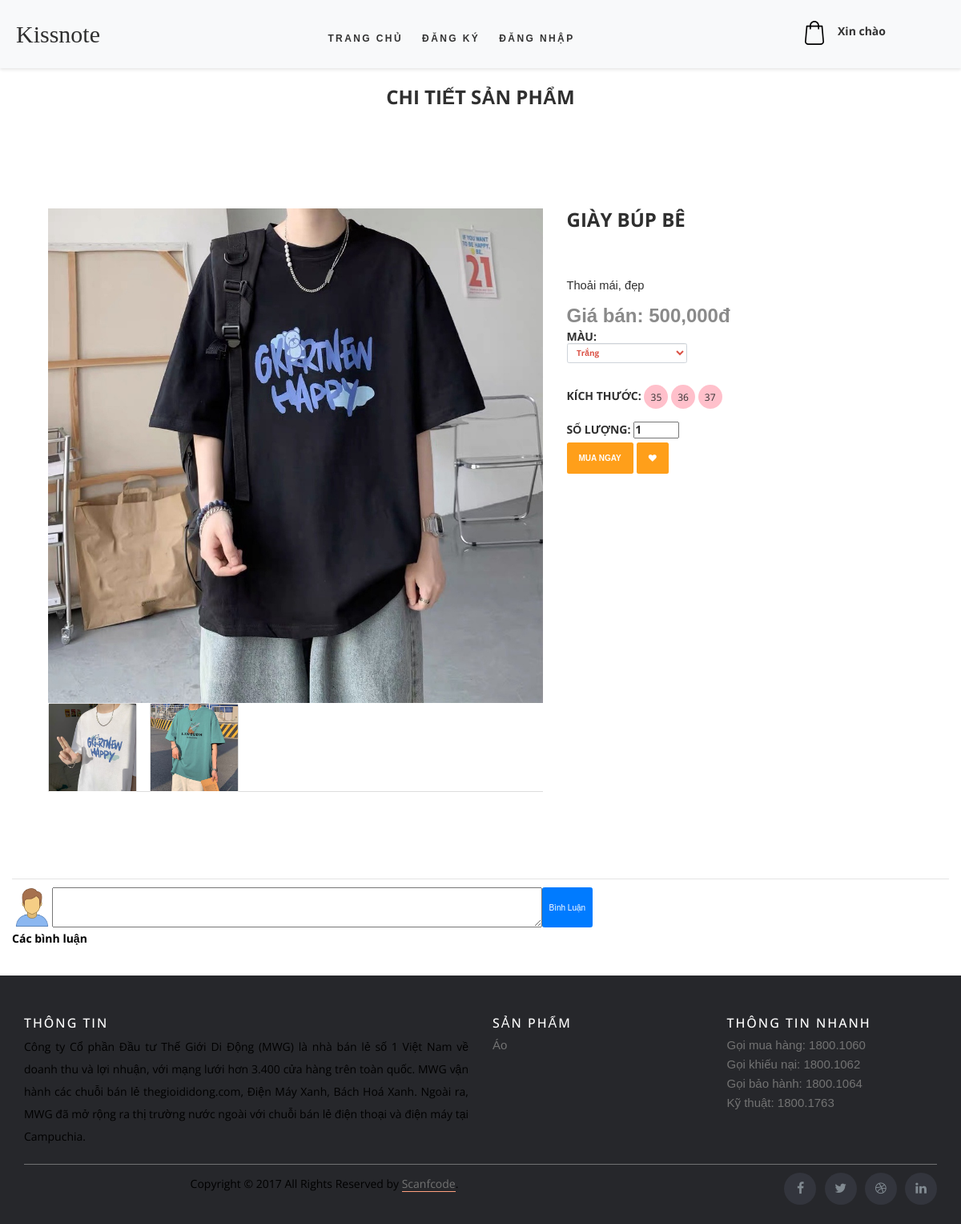
/index.php?action=sanpham&act=sanphamchitiet&id=22, run on the app's committed database.
### tables this page shows
CREATE TABLE `hanghoa` (
  `mahh` int(11) NOT NULL,
  `tenhh` varchar(60) NOT NULL,
  `maloai` int(11) NOT NULL,
  `dacbiet` bit(1) NOT NULL,
  `soluotxem` int(11) NOT NULL,
  `ngaylap` date NOT NULL,
  `mota` varchar(2000) NOT NULL
);

CREATE TABLE `sizegiay` (
  `Idsize` int(11) NOT NULL,
  `size` int(11) NOT NULL
);

### Model/connect.php (called while the page is built, shortened)
<?php
    class connect{
        var $db=null;
        function __construct(){
            $dsn='mysql:host=localhost;dbname=shopgiay';
            $user='root';
            $pass='';
            try {
                $this->db=new PDO($dsn,$user,$pass,array(PDO::MYSQL_ATTR_INIT_COMMAND=>'SET NAMES utf8'));
            } catch (\Throwable $th) {
                echo "Kết nối không thành công";
                echo $th;
            }
        }
        function getList($select){
            $result=$this->db->query($select);
            return $result;
        }
        function getInstance($select){
            $results=$this->db->query($select);
            $result=$results->fetch();
            return $result;
        }
    }
?>

### Model/hanghoa.php (called while the page is built, shortened)
<?php
    class hanghoa{
        function getHangHoaId($id){
            $db=new connect();
            $select="select DISTINCT a.mahh,a.tenhh,a.mota,b.dongia, b.giamgia
            from hanghoa a,cthanghoa b
            WHERE a.mahh=b.idhanghoa and a.mahh=$id";
            $result=$db->getInstance($select);
            return $result;
        }
        function getHangHoaMau($id)
        {
            $db=new connect();
            $select="select DISTINCT b.idmau,b.mausac
            from cthanghoa a, mausac b
            WHERE a.idmau=b.idmau and a.idhanghoa=$id";
            $result=$db->getList($select);
            return $result;
        }
        function getHangHoaSize($id)
        {
            $db=new connect();
            $select="select DISTINCT b.Idsize,b.size
            from cthanghoa a, sizegiay b
            WHERE a.idsize=b.Idsize and a.idhanghoa=$id";
            $result=$db->getList($select);
            return $result;
        }
        function getHangHoaHinh($id)
        {
            $db=new connect();
            $select="select DISTINCT a.hinh
            from cthanghoa a
            WHERE a.idhanghoa=$id";
            $result=$db->getList($select);
            return $result;
        }
    }
?>

### View/sanphamchitiet.php (the view, shortened to what this page needs)
<section>
    <div class="row">
        <div class="col-md-12 text-center">
            <br>
            <h3 class="mb-5 font-weight-bold">CHI TIẾT SẢN PHẨM</h3>
        </div>
    </div>
    <article class="col-12">
        <div class="container">
            <div class="row">
                <form action="index.php?action=giohang&act=giohang_action" method="post">
                    <div class="product">
                        <div class="container">
                            <div class="row ">
                                <div class="col-md-12">
                                <div class="col-md-7 ">
                                    <div class="tab-content">
                                        <?php
                                        if(isset($_GET['id']))
                                        {
                                            $id=$_GET['id'];
                                            $hh=new hanghoa();
                                            $sp=$hh->getHangHoaId($id);
                                            $tenhh=$sp['tenhh'];
                                            $mota=$sp['mota'];
                                            $dongia=$sp['dongia'];
                                            $giamgia=$sp['giamgia'];
                                        }
                                        ?>
                                        <?php
                                            $hinh=$hh->getHangHoaHinh($id);
                                            $set=$hinh->fetch();
                                        ?>
                                        <div class="tab-pane active" id=""><img src="Content/imagetourdien/<?php echo $set['hinh'];?>" >
                                        </div>
                                    </div>
                                    <ul class="preview-thumbnail nav nav-tabs">
                                        <?php
                                            while($img=$hinh->fetch()):
                                        ?>
                                        <li class="active"><a href="#<?php echo $img['hinh']; ?>"
                                                data-toggle="tab">
                                                    <img src="<?php echo 'Content/imagetourdien/' . $img['hinh']; ?>"
                                                    alt="Học thiết kế web bán hàng Online"></a>
                                                </li>
                                        <?php
                                            endwhile;
                                        ?>
                                    </ul>
                                </div>
                                <div class="col-md-5">
                                    <h3 class="product-title"> <?php echo $tenhh; ?> </h3>
                                    <div class="product_text">
                                        <?php
                                        echo $mota
                                        ?>
                                        </div>
                                            <?php
                                            if($giamgia>0){
                                                echo '<div class="product_price">Giá bán: '.(number_format($giamgia)) .'đ</div>';
                                            }if($giamgia<=0){
                                                echo '<div class="product_price">Giá bán: '.(number_format($dongia)) .'đ</div>';
                                            }
                                            ?>
                                    <h5 class="colors">Màu:
                                        <select name="mymausac" class="form-control" style="width:150px;">
                                        <?php
                                            $mau=$hh->getHangHoaMau($id);
                                            while($set=$mau->fetch()):
                                        ?>
                                        <option value="<?php echo $set['idmau']?>"><?php echo $set['mausac'];?></option>
                                    <?php
                                    endwhile;
                                    ?>
                                        </select><br>
                                        Kích Thước:
                                        <?php
                                            $sise=$hh->getHangHoaSize($id);
                                            while($set=$sise->fetch()):
                                            ?>
                                            <button type="button"  name="" onclick="chonsize(<?php echo $set['Idsize'];?>)"
                                            class="btn btn-default-hong btn-circle" id="hong"
                                            value="<?php echo $set['Idsize']; ?>">
                                                <?php echo $set['size']; ?>
                                            </button>
                                    <?php
                                    endwhile;
                                    ?>
                                        Số Lượng:
                                        <input type="number" id="soluong" name="soluong" min="1" max="100" value="1" size="10" />
                                    </h5>
                                    <div class="action">
                                        <button class="add-to-cart btn btn-default" type="submit" data-toggle="modal" data-target="#myModal">MUA NGAY
                                        </button>
                                        <a href="http://hocwebgiare.com/" target="_blank"> <button class="like btn btn-default" type="button"><span class="fa fa-heart"></span></button> </a>
                                    </div>
                                </div>
                                </div>
                            </div>
                        </div>
	                </div>
                </form>
            </div>
        </div>
    </article>
                <hr>
            </div>
            <form action="" method="post">
            <div class="row">
                    <img src="Content/imagetourdien/people.png" width="50px" height="50px"; />
                    <textarea class="input-field" type="text" name="comment" rows="2" cols="70" id="comment" placeholder="Thêm bình luận">  </textarea>
                    <input type="submit" class="btn btn-primary" id="submitButton" style="float: right;" value="Bình Luận" />
            </div>
            </form>
            <div class="row">
                <p class="float-left"><b>Các bình luận</b></p>
            </div>
            <div class="row">
               <br/>
            </div>
        </div>

### styles/main_styles.css (style rules this page uses)
* { margin: 0; padding: 0; -webkit-font-smoothing: antialiased; -webkit-text-shadow: rgba(0,0,0,.01) 0 0 1px; text-shadow: rgba(0,0,0,.01) 0 0 1px; }
body { font-family: 'Open Sans', sans-serif; font-size: 14px; font-weight: 400; background: #FFFFFF; color: #2f2f2f; }
div { display: block; position: relative; -webkit-box-sizing: border-box; -moz-box-sizing: border-box; box-sizing: border-box; }
ul { list-style: none; margin-bottom: 0px; }
p { font-family: 'Open Sans', sans-serif; font-size: 14px; line-height: 2; font-weight: 400; color: #929191; -webkit-font-smoothing: antialiased; -webkit-text-shadow: rgba(0,0,0,.01) 0 0 1px; text-shadow: rgba(0,0,0,.01) 0 0 1px; }
a, a:hover, a:visited, a:active, a:link { text-decoration: none; -webkit-font-smoothing: antialiased; -webkit-text-shadow: rgba(0,0,0,.01) 0 0 1px; text-shadow: rgba(0,0,0,.01) 0 0 1px; }
h3 { font-size: 24px; }
h5 { font-size: 14px; }
h1, h2, h3, h4, h5, h6 { font-family: 'Open Sans', sans-serif; -webkit-font-smoothing: antialiased; -webkit-text-shadow: rgba(0,0,0,.01) 0 0 1px; text-shadow: rgba(0,0,0,.01) 0 0 1px; }
.form-control { color: #db5246; }
section { display: block; position: relative; box-sizing: border-box; }
.product_price { font-size: 24px; font-weight: 600; color: #8a8a8a; margin-top: 0px; }

### styles/cart.css (style rules this page uses)
* { margin: 0; padding: 0; -webkit-font-smoothing: antialiased; -webkit-text-shadow: rgba(0,0,0,.01) 0 0 1px; text-shadow: rgba(0,0,0,.01) 0 0 1px; }
body { font-family: 'Open Sans', sans-serif; font-size: 14px; font-weight: 400; background: #FFFFFF; color: #2f2f2f; }
div { display: block; position: relative; -webkit-box-sizing: border-box; -moz-box-sizing: border-box; box-sizing: border-box; }
ul { list-style: none; margin-bottom: 0px; }
p { font-family: 'Open Sans', sans-serif; font-size: 14px; line-height: 2; font-weight: 400; color: #929191; -webkit-font-smoothing: antialiased; -webkit-text-shadow: rgba(0,0,0,.01) 0 0 1px; text-shadow: rgba(0,0,0,.01) 0 0 1px; }
a, a:hover, a:visited, a:active, a:link { text-decoration: none; -webkit-font-smoothing: antialiased; -webkit-text-shadow: rgba(0,0,0,.01) 0 0 1px; text-shadow: rgba(0,0,0,.01) 0 0 1px; }
h3 { font-size: 24px; }
h5 { font-size: 14px; }
h1, h2, h3, h4, h5, h6 { font-family: 'Open Sans', sans-serif; -webkit-font-smoothing: antialiased; -webkit-text-shadow: rgba(0,0,0,.01) 0 0 1px; text-shadow: rgba(0,0,0,.01) 0 0 1px; }
.form-control { color: #db5246; }
section { display: block; position: relative; box-sizing: border-box; }

### styles/checkout.css (style rules this page uses)
* { margin: 0; padding: 0; -webkit-font-smoothing: antialiased; -webkit-text-shadow: rgba(0,0,0,.01) 0 0 1px; text-shadow: rgba(0,0,0,.01) 0 0 1px; }
body { font-family: 'Open Sans', sans-serif; font-size: 14px; font-weight: 400; background: #FFFFFF; color: #2f2f2f; }
div { display: block; position: relative; -webkit-box-sizing: border-box; -moz-box-sizing: border-box; box-sizing: border-box; }
ul { list-style: none; margin-bottom: 0px; }
p { font-family: 'Open Sans', sans-serif; font-size: 14px; line-height: 2; font-weight: 400; color: #929191; -webkit-font-smoothing: antialiased; -webkit-text-shadow: rgba(0,0,0,.01) 0 0 1px; text-shadow: rgba(0,0,0,.01) 0 0 1px; }
a, a:hover, a:visited, a:active, a:link { text-decoration: none; -webkit-font-smoothing: antialiased; -webkit-text-shadow: rgba(0,0,0,.01) 0 0 1px; text-shadow: rgba(0,0,0,.01) 0 0 1px; }
h3 { font-size: 24px; }
h5 { font-size: 14px; }
h1, h2, h3, h4, h5, h6 { font-family: 'Open Sans', sans-serif; -webkit-font-smoothing: antialiased; -webkit-text-shadow: rgba(0,0,0,.01) 0 0 1px; text-shadow: rgba(0,0,0,.01) 0 0 1px; }
.form-control { color: #db5246; }
section { display: block; position: relative; box-sizing: border-box; }

### data on the page
hanghoa: tenhh "GIÀY BÚP BÊ", mota "Thoải mái, đẹp"
sizegiay: $set['Idsize'] 1 (drawn), size "35"
sizegiay: $set['Idsize'] 2 (drawn), size "36"
sizegiay: $set['Idsize'] 3 (drawn), size "37"

### other printed values
$dongia "500,000"
form field mymausac "Trắng"
